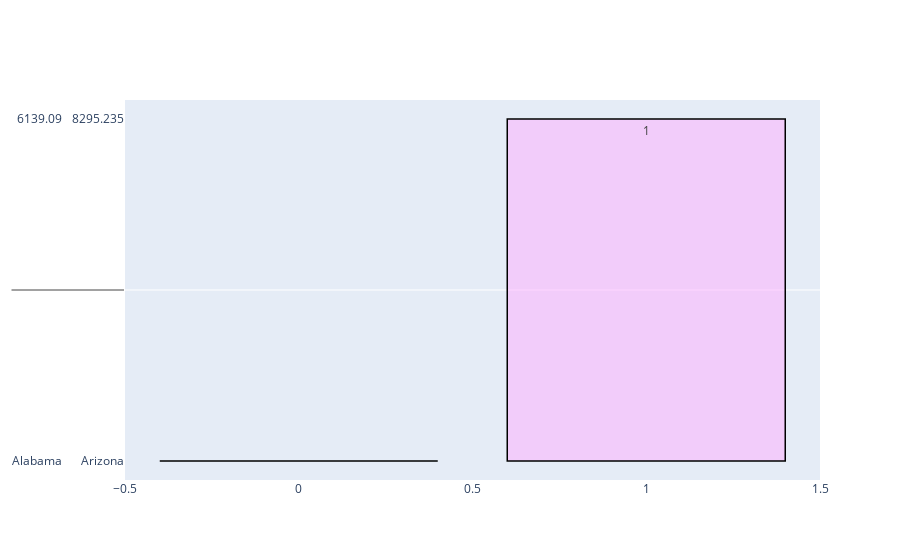

Notebook cell for this chart:
### Code cell
# import graph objects as "go"
import plotly.graph_objs as go

# create trace1 
trace1 = go.Bar(x = barchart.index,
               y = barchart.values,
               name = 'Sales',
               marker = dict(color = 'rgba(255, 174, 255, 0.5)',
                            line = dict(color='rgb(0,0,0)', width = 1.5)),
               text = barchart.index)


data = [trace1]

layout = go.Layout(barmode = "group")

fig = go.Figure(data = data, layout = layout)

iplot(fig)

### Figure 1 — Plotly figure (JSON) as saved in the notebook; plotly's stock layout.template omitted (floating-point values rounded to 4 significant figures)
{"data": [{"marker": {"color": "rgba(255, 174, 255, 0.5)", "line": {"color": "rgb(0,0,0)", "width": 1.5}}, "name": "Sales", "text": [0, 1, 2, 3, 4, 5, 6, 7, 8, 9, 10, 11, 12, 13, 14, 15, 16, 17, 18, 19, 20, 21, 22, 23, 24, 25, 26, 27, 28, 29, 30, 31, 32, 33, 34, 35, 36, 37, 38, 39, 40, 41, 42, 43], "type": "bar", "x": [0, 1, 2, 3, 4, 5, 6, 7, 8, 9, 10, 11, 12, 13, 14, 15, 16, 17, 18, 19, 20, 21, 22, 23, 24, 25, 26, 27, 28, 29, 30, 31, 32, 33, 34, 35, 36, 37, 38, 39, 40, 41, 42, 43], "y": [["Alabama", 6139.0], ["Arizona", 8295.0], ["Arkansas", 6303.0], ["California", 91300.0], ["Colorado", 6502.0], ["Connecticut", 2794.0], ["Delaware", 4786.0], ["Florida", 34250.0], ["Georgia", 4540.0], ["Idaho", 465.2], ["Illinois", 16200.0], ["Indiana", 2937.0], ["Iowa", 1191.0], ["Kansas", 1320.0], ["Kentucky", 8280.0], ["Louisiana", 2535.0], ["Maine", 617.1], ["Maryland", 1701.0], ["Massachusetts", 9900.0], ["Michigan", 6172.0], ["Minnesota", 15880.0], ["Mississippi", 2055.0], ["Missouri", 1648.0], ["Montana", 424.5], ["Nebraska", 210.0], ["Nevada", 2561.0], ["New Hampshire", 504.5], ["New Jersey", 4192.0], ["New Mexico", 708.0], ["New York", 64790.0], ["North Carolina", 8621.0], ["Ohio", 14130.0], ["Oklahoma", 2639.0], ["Oregon", 4808.0], ["Pennsylvania", 20250.0], ["Rhode Island", 5016.0], ["South Carolina", 2271.0], ["South Dakota", 162.2], ["Tennessee", 3052.0], ["Texas", 50630.0], ["Utah", 2944.0], ["Virginia", 25800.0], ["Washington", 29870.0], ["Wisconsin", 4848.0]]}], "layout": {"barmode": "group"}}
